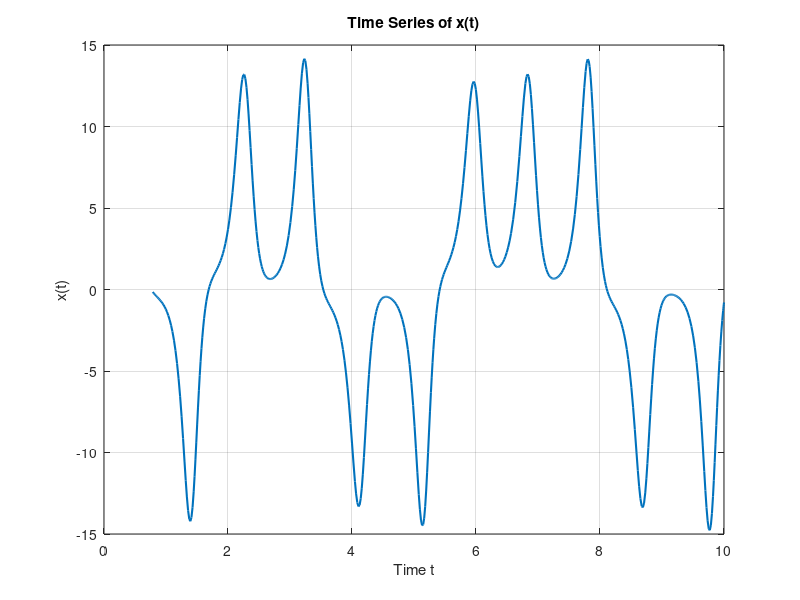
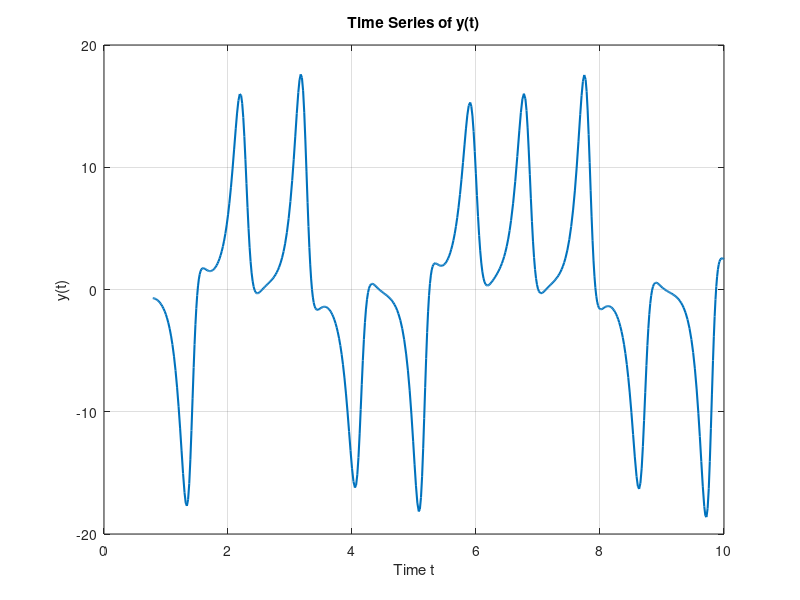
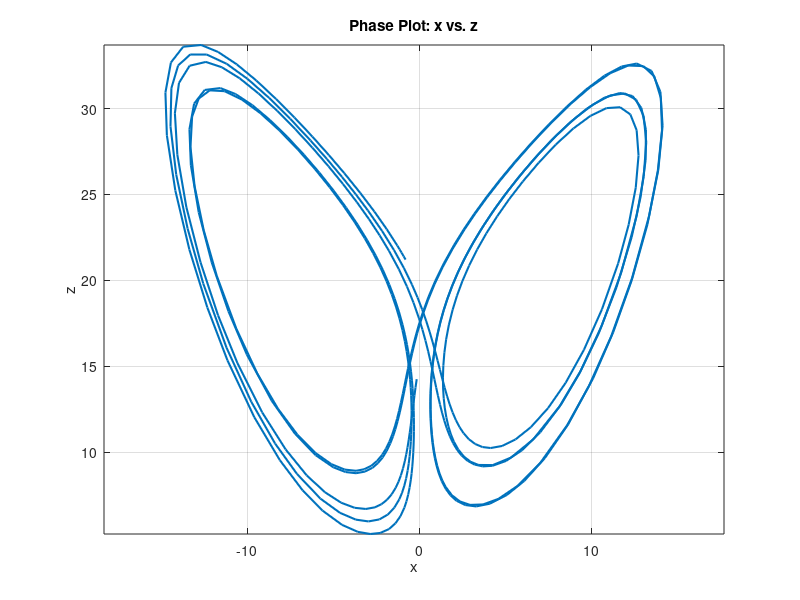

These figures' MATLAB source, in order:
% lorenz_system.m - Simulation of the Lorenz System using ode45
%
% Equations of the Lorenz system:
%   dx/dt = sigma*(y - x)
%   dy/dt = x*(rho - z) - y
%   dz/dt = x*y - beta*z
%
% Standard parameter values used:
%   sigma = 10, beta = 8/3, rho = 22
%
% This script generates random initial conditions, integrates the Lorenz system 
% over a specified time span, removes transient dynamics, and produces several plots:
%   - Time series of x(t)
%   - Time series of y(t)
%   - Phase plot of x vs. z
%
% Author: Sabneet Bains
% License: MIT License

clear; close all; clc;

%% Parameters
sigma = 10;
beta = 8/3;
rho = 22;

%% Define the Lorenz System
% p(1)=x, p(2)=y, p(3)=z
lorenz = @(t,p) [sigma*(p(2)-p(1));
                 p(1)*(rho - p(3)) - p(2);
                 p(1)*p(2) - beta*p(3)];

%% Generate Random Initial Conditions
% Generate random initial conditions in the interval [0, 10]
rng('shuffle');
x0 = 10 * rand;
y0 = 10 * rand;
z0 = 10 * rand;
initialConditions = [x0; y0; z0];

%% Integration using ode45
tspan = [0, 10];
[t, p] = ode45(lorenz, tspan, initialConditions);

%% Remove Transients
% Remove the first 50 data points as transient behavior (if available)
if length(t) > 50
    t_trim = t(50:end);
    p_trim = p(50:end, :);
else
    t_trim = t;
    p_trim = p;
end

%% Plotting Results

% Plot x(t)
figure;
plot(t_trim, p_trim(:,1), 'LineWidth', 1.5);
grid on;
xlabel('Time t');
ylabel('x(t)');
title('Time Series of x(t)');

% Plot y(t)
figure;
plot(t_trim, p_trim(:,2), 'LineWidth', 1.5);
grid on;
xlabel('Time t');
ylabel('y(t)');
title('Time Series of y(t)');

% Plot phase plot: x vs. z
figure;
plot(p_trim(:,1), p_trim(:,3), 'LineWidth', 1.5);
grid on;
xlabel('x');
ylabel('z');
title('Phase Plot: x vs. z');
axis equal;
